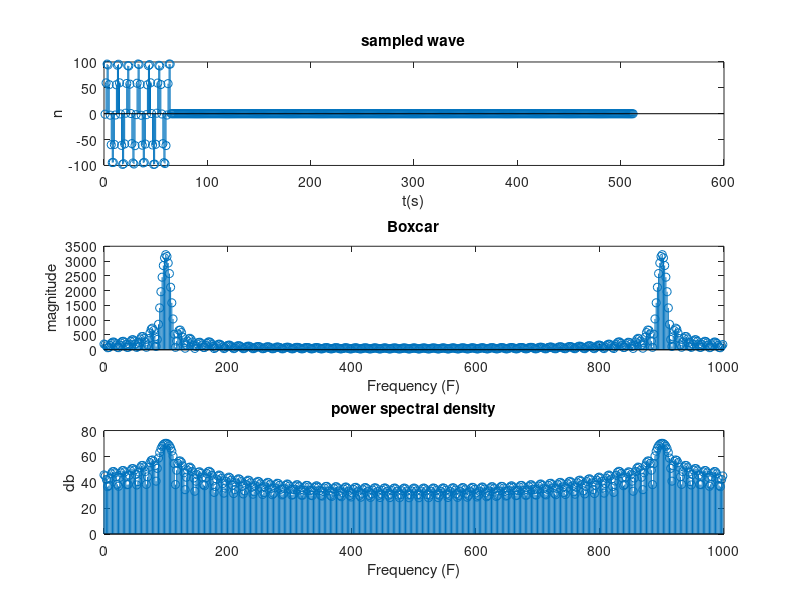

Write MATLAB code to recreate this figure.
clear all;
close all;
n=64;

Fs=1000;
Ts=1/Fs;
t = (0:(n-1))*Ts;
df=(0:(n-1))*Fs/n;
ndfshift = (0:(1023))*Fs/n;

noise=randn();
x=100*sin(2*pi*100*t)+2*sin(2*pi*164.25*t)+1*noise;
toevoeg = 512-length(x);
x2 =[ x zeros(1,toevoeg)];


figure(1)
subplot(3, 1, 1)
stem(x2);
title('sampled wave');
xlabel('t(s)')
ylabel('n')

window = rectwin(512);
windowX=window.*x2';
df=(0:(512-1))*Fs/512;

subplot(3, 1, 2)
stem(df,abs(fft(windowX)));
title('Boxcar');
xlabel('Frequency (F)')
ylabel('magnitude')


subplot(3, 1, 3)
stem(df,20*log10(abs(fft(windowX))));
title('power spectral density');
xlabel('Frequency (F)')
ylabel('db')
